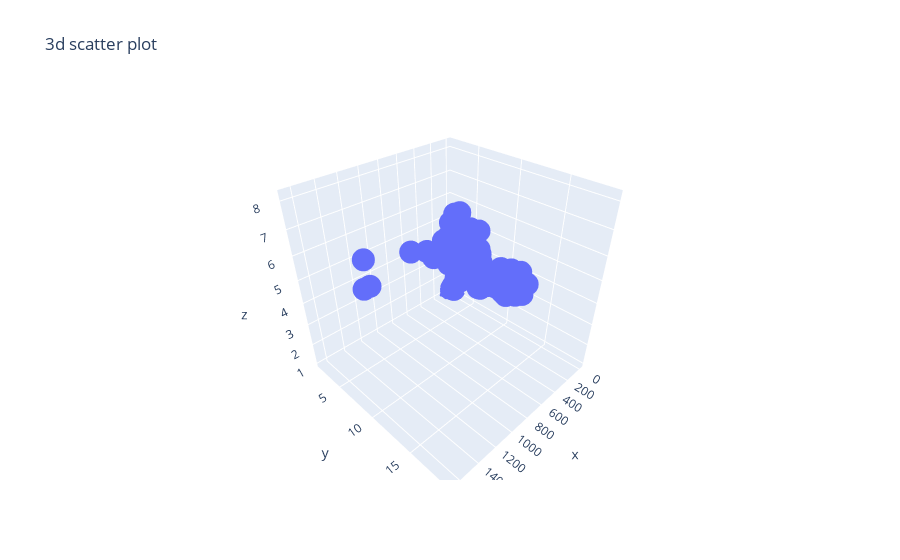

Notebook code cell kept with this figure:
### Markdown cell above
The highest frequency of the Fish_Weight is between 60 and 50 which is between 0 and 250
->bins=10 specifies the number of bins (intervals) for the histogram
->color='Brown' sets the color of the bars
->edgecolor='black' sets the color of the edges of the bars.

### Code cell
import plotly.express as pt


SCD=pt.scatter_3d(x=df_fish['Weight'],y=df_fish['Height'],z=df_fish['Width'], title='3d scatter plot')
SCD.show()

### Figure 1 — Plotly figure (JSON) as saved in the notebook; plotly's stock layout.template omitted (floating-point values rounded to 4 significant figures; data arrays with more than 128 entries replaced by an {"elided": "..."} marker saying what was removed)
{"data": [{"hovertemplate": "x=%{x}<br>y=%{y}<br>z=%{z}<extra></extra>", "legendgroup": "", "marker": {"color": "#636efa", "symbol": "circle"}, "mode": "markers", "name": "", "scene": "scene", "showlegend": false, "type": "scatter3d", "x": {"elided": "159 float values"}, "y": {"elided": "159 float values"}, "z": {"elided": "159 float values"}}], "layout": {"legend": {"tracegroupgap": 0}, "scene": {"domain": {"x": [0, 1], "y": [0, 1]}, "xaxis": {"title": {"text": "x"}}, "yaxis": {"title": {"text": "y"}}, "zaxis": {"title": {"text": "z"}}}, "title": {"text": "3d scatter plot"}}}
